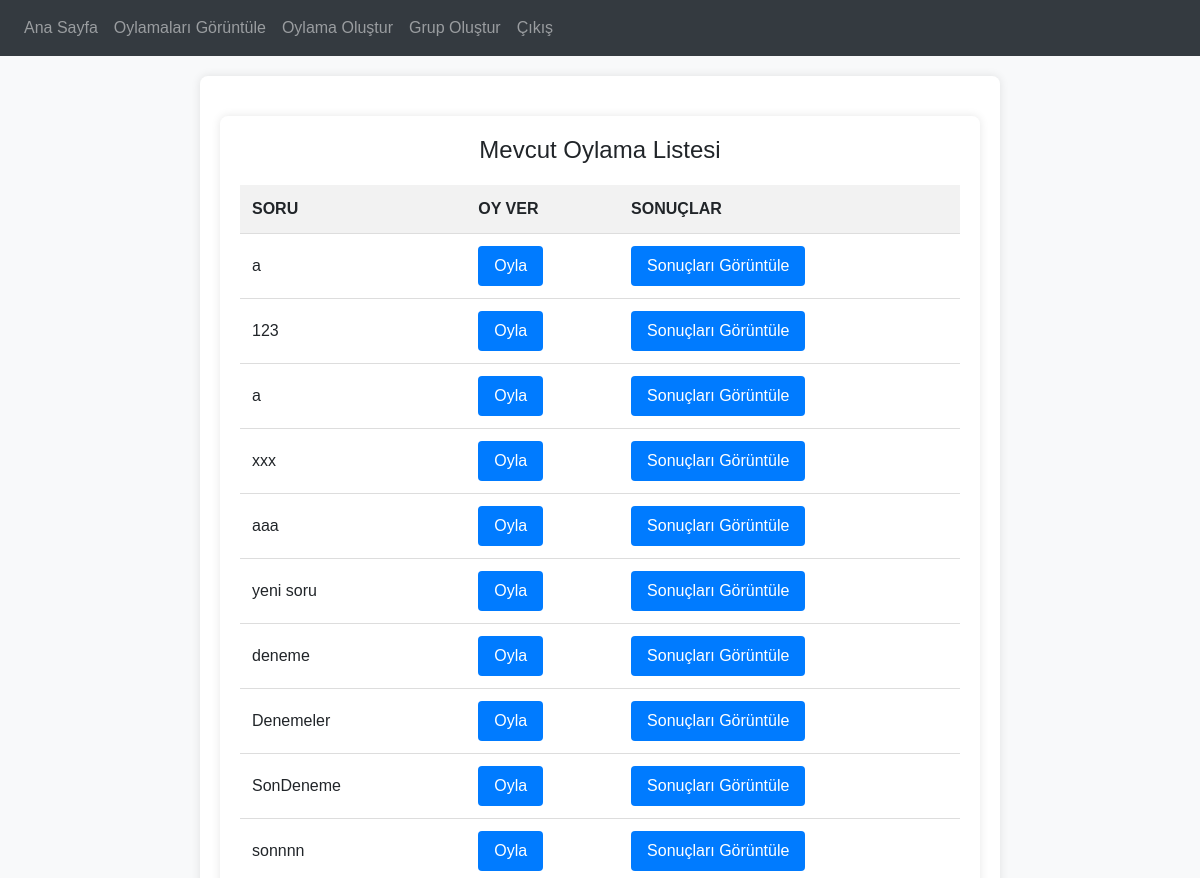
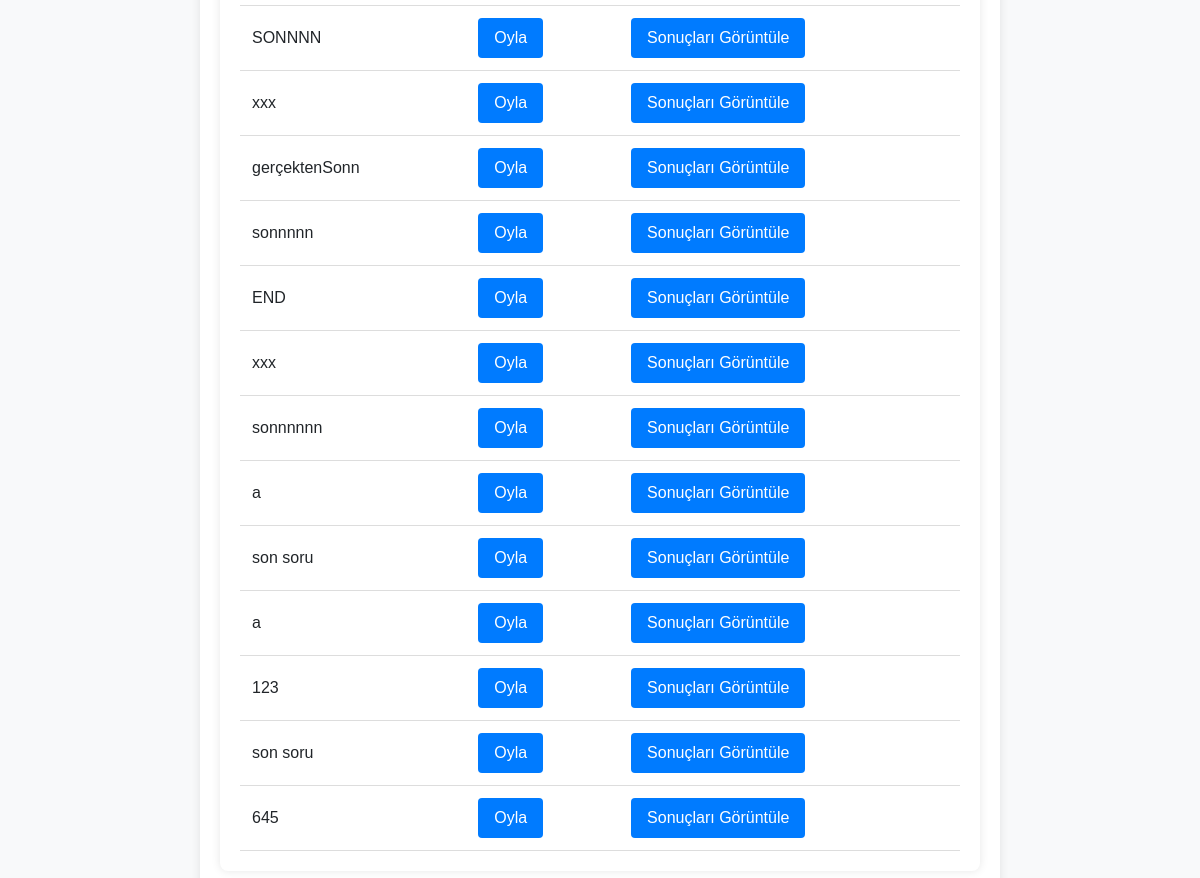
The page /polls (signed in) on the database its author committed (2 pictures, top to bottom).
### website/models.py (models this page shows, shortened)
class Poll(db.Model):
    __tablename__ = 'poll'
    id = db.Column(db.Integer, primary_key=True)
    question = db.Column(db.String(250), nullable=False)
    options = db.Column(db.Text, nullable=False)
    group_id = db.Column(db.Integer, db.ForeignKey('group.id'), nullable=False)
    created_by = db.Column(db.Integer, db.ForeignKey('user.id'), nullable=False)
    is_active = db.Column(db.Boolean, default=True)
    vote_code = db.Column(db.String(20), nullable=False, unique=True)
    end_time = db.Column(db.DateTime, nullable=True)

### website/views.py (the view)
@views.route('/polls')
@login_required
def list_polls():
    user_group_ids = [member.group_id for member in current_user.groups]
    available_polls = Poll.query.filter(Poll.group_id.in_(user_group_ids)).all()
    return render_template("polls.html", user=current_user, polls=available_polls)

### website/templates/polls.html (shortened to what this page needs)
{% extends "base.html" %}
{% block content %}
<html lang="en">
<head>
</head>
<body>
    <div class="container">
        <h1>Mevcut Oylama Listesi</h1>
        <table>
            <thead>
                <tr>
                    <th>Soru</th>
                    <th>Oy Ver</th>
                    <th>Sonuçlar</th>
                </tr>
            </thead>
            <tbody>
                {% for poll in polls %}
                    <tr>
                        <td>{{ poll.question }}</td>
                        <td><a href="{{ url_for('views.vote', poll_id=poll.id) }}" class="btn">Oyla</a></td>
                        <td><a href="{{ url_for('views.view_results', poll_id=poll.id) }}" class="btn">Sonuçları Görüntüle</a></td>
                    </tr>
                {% endfor %}
            </tbody>
        </table>
    </div>
</body>
</html>
{% endblock %}

### website/templates/base.html (shortened to what this page needs)
<!DOCTYPE html>
<html>
<head>
    <link rel="stylesheet" href="https://stackpath.bootstrapcdn.com/bootstrap/4.4.1/css/bootstrap.min.css" />
    <link rel="stylesheet" href="https://stackpath.bootstrapcdn.com/font-awesome/4.7.0/css/font-awesome.min.css" />
</head>
<body>
    <nav class="navbar navbar-expand-lg navbar-dark bg-dark">
        <div class="collapse navbar-collapse" id="navbar">
            <div class="navbar-nav">
                {% if g.user.is_authenticated %}
                <a class="nav-item nav-link" id="home" href="/">Ana Sayfa</a>
                <a class="nav-item nav-link" id="viewPolls" href="{{ url_for('views.list_polls') }}">Oylamaları Görüntüle</a>
                <a class="nav-item nav-link" id="createPoll" href="{{ url_for('views.create_poll') }}">Oylama Oluştur</a>
                <a class="nav-item nav-link" id="createGroup" href="{{ url_for('views.create_group') }}">Grup Oluştur</a>
                <a class="nav-item nav-link" id="logout" href="{{ url_for('auth.logout') }}">Çıkış</a>
                {% else %}
                <a class="nav-item nav-link" id="login" href="{{ url_for('auth.login') }}">Giriş</a>
                <a class="nav-item nav-link" id="signUp" href="{{ url_for('auth.sign_up') }}">Kayıt Ol</a>
                {% endif %}
            </div>
        </div>
    </nav>
    <div class="container">{% block content %} {% endblock %}</div>
</body>
</html>

### website/templates/polls.html (style rules this page uses)
body { font-family: Arial, sans-serif; margin: 0; padding: 0; background-color: #f8f9fa; }
.container { max-width: 800px; margin: 20px auto; padding: 20px; background-color: #fff; border-radius: 8px; box-shadow: 0 0 10px rgba(0, 0, 0, 0.1); }
h1 { font-size: 24px; text-align: center; margin-bottom: 20px; }
table { width: 100%; border-collapse: collapse; }
th, td { padding: 12px; text-align: left; border-bottom: 1px solid #ddd; }
th { background-color: #f2f2f2; font-weight: bold; text-transform: uppercase; }
.btn { display: inline-block; padding: 8px 16px; text-decoration: none; background-color: #007bff; color: #fff; border: none; border-radius: 4px; cursor: pointer; transition: background-color 0.3s ease; }

### rows shown on the page
Poll: question "a"
Poll: question "123"
Poll: question "a"
Poll: question "xxx"
Poll: question "aaa"
Poll: question "yeni soru"
Poll: question "deneme"
Poll: question "Denemeler"
Poll: question "SonDeneme"
Poll: question "sonnnn"
Poll: question "SONNNN"
Poll: question "xxx"
Poll: question "gerçektenSonn"
Poll: question "sonnnnn"
Poll: question "END"
Poll: question "xxx"
Poll: question "sonnnnnn"
Poll: question "a"
Poll: question "son soru"
Poll: question "a"
Poll: question "123"
Poll: question "son soru"
Poll: question "645"
